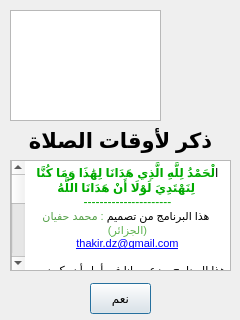
<?xml version="1.0" encoding="UTF-8"?>
<ui version="4.0">
 <class>AboutClass</class>
 <widget class="QDialog" name="AboutClass">
  <property name="geometry">
   <rect>
    <x>0</x>
    <y>0</y>
    <width>240</width>
    <height>320</height>
   </rect>
  </property>
  <property name="minimumSize">
   <size>
    <width>240</width>
    <height>320</height>
   </size>
  </property>
  <property name="maximumSize">
   <size>
    <width>240</width>
    <height>320</height>
   </size>
  </property>
  <property name="windowTitle">
   <string>حول البرنامج</string>
  </property>
  <property name="layoutDirection">
   <enum>Qt::RightToLeft</enum>
  </property>
  <property name="locale">
   <locale language="Arabic" country="Algeria"/>
  </property>
  <widget class="QLabel" name="labelIcon">
   <property name="geometry">
    <rect>
     <x>160</x>
     <y>19</y>
     <width>81</width>
     <height>91</height>
    </rect>
   </property>
   <property name="sizePolicy">
    <sizepolicy hsizetype="Fixed" vsizetype="Fixed">
     <horstretch>0</horstretch>
     <verstretch>0</verstretch>
    </sizepolicy>
   </property>
   <property name="minimumSize">
    <size>
     <width>0</width>
     <height>0</height>
    </size>
   </property>
   <property name="maximumSize">
    <size>
     <width>160</width>
     <height>160</height>
    </size>
   </property>
   <property name="pixmap">
    <pixmap resource="qtresource.qrc">:/icons/thakir_prayer_times.ico</pixmap>
   </property>
   <property name="scaledContents">
    <bool>true</bool>
   </property>
   <property name="wordWrap">
    <bool>false</bool>
   </property>
   <property name="margin">
    <number>10</number>
   </property>
   <property name="textInteractionFlags">
    <set>Qt::NoTextInteraction</set>
   </property>
  </widget>
  <widget class="QLabel" name="labelName">
   <property name="geometry">
    <rect>
     <x>10</x>
     <y>120</y>
     <width>221</width>
     <height>41</height>
    </rect>
   </property>
   <property name="text">
    <string>&lt;!DOCTYPE HTML PUBLIC &quot;-//W3C//DTD HTML 4.0//EN&quot; &quot;http://www.w3.org/TR/REC-html40/strict.dtd&quot;&gt;
&lt;html&gt;&lt;head&gt;&lt;meta name=&quot;qrichtext&quot; content=&quot;1&quot; /&gt;&lt;style type=&quot;text/css&quot;&gt;
p, li { white-space: pre-wrap; }
&lt;/style&gt;&lt;/head&gt;&lt;body style=&quot; font-family:'MS Shell Dlg 2'; font-size:8.25pt; font-weight:400; font-style:normal;&quot;&gt;
&lt;p align=&quot;center&quot; style=&quot; margin-top:0px; margin-bottom:0px; margin-left:0px; margin-right:0px; -qt-block-indent:0; text-indent:0px;&quot;&gt;&lt;span style=&quot; font-size:16pt; font-weight:600;&quot;&gt;ذكر لأوقات الصلاة&lt;/span&gt;&lt;/p&gt;&lt;/body&gt;&lt;/html&gt;</string>
   </property>
  </widget>
  <widget class="QPushButton" name="pushButton_exit_about">
   <property name="geometry">
    <rect>
     <x>90</x>
     <y>283</y>
     <width>61</width>
     <height>31</height>
    </rect>
   </property>
   <property name="cursor">
    <cursorShape>PointingHandCursor</cursorShape>
   </property>
   <property name="layoutDirection">
    <enum>Qt::LeftToRight</enum>
   </property>
   <property name="text">
    <string>نعم</string>
   </property>
   <property name="icon">
    <iconset resource="qtresource.qrc">
     <normaloff>:/icons/ok.png</normaloff>:/icons/ok.png</iconset>
   </property>
  </widget>
  <widget class="QTextBrowser" name="textBrowser_about">
   <property name="geometry">
    <rect>
     <x>10</x>
     <y>160</y>
     <width>221</width>
     <height>111</height>
    </rect>
   </property>
   <property name="frameShape">
    <enum>QFrame::StyledPanel</enum>
   </property>
   <property name="frameShadow">
    <enum>QFrame::Sunken</enum>
   </property>
   <property name="html">
    <string>&lt;!DOCTYPE HTML PUBLIC &quot;-//W3C//DTD HTML 4.0//EN&quot; &quot;http://www.w3.org/TR/REC-html40/strict.dtd&quot;&gt;
&lt;html&gt;&lt;head&gt;&lt;meta name=&quot;qrichtext&quot; content=&quot;1&quot; /&gt;&lt;style type=&quot;text/css&quot;&gt;
p, li { white-space: pre-wrap; }
&lt;/style&gt;&lt;/head&gt;&lt;body style=&quot; font-family:'MS Shell Dlg 2'; font-size:8.25pt; font-weight:400; font-style:normal;&quot;&gt;
&lt;p align=&quot;center&quot; style=&quot; margin-top:0px; margin-bottom:0px; margin-left:0px; margin-right:0px; -qt-block-indent:0; text-indent:0px;&quot;&gt;&lt;span style=&quot; font-size:9pt;&quot;&gt;ا&lt;/span&gt;&lt;span style=&quot; font-size:9pt; font-weight:600; color:#00aa00;&quot;&gt;لْحَمْدُ لِلَّهِ الَّذِي هَدَانَا لِهَٰذَا وَمَا كُنَّا لِنَهْتَدِيَ لَوْلَا أَنْ هَدَانَا اللَّهُ&lt;/span&gt;&lt;span style=&quot; font-size:7pt; font-weight:600; color:#00aa00;&quot;&gt; &lt;/span&gt;&lt;/p&gt;
&lt;p align=&quot;center&quot; style=&quot; margin-top:0px; margin-bottom:0px; margin-left:0px; margin-right:0px; -qt-block-indent:0; text-indent:0px;&quot;&gt;&lt;span style=&quot; font-size:9pt; color:#00aa00;&quot;&gt;----------------------&lt;/span&gt;&lt;/p&gt;
&lt;p align=&quot;center&quot; style=&quot; margin-top:0px; margin-bottom:0px; margin-left:0px; margin-right:0px; -qt-block-indent:0; text-indent:0px;&quot;&gt;&lt;span style=&quot; font-size:8pt; color:#000000;&quot;&gt;هذا البرنامج من تصميم&lt;/span&gt;&lt;span style=&quot; font-size:8pt; color:#5bb14e;&quot;&gt; : &lt;/span&gt;&lt;span style=&quot; font-size:8pt; color:#529f46;&quot;&gt;محمد&lt;/span&gt;&lt;span style=&quot; font-size:8pt; color:#5bb14e;&quot;&gt; &lt;/span&gt;&lt;span style=&quot; font-size:8pt; color:#529f46;&quot;&gt;حفيان &lt;/span&gt;&lt;/p&gt;
&lt;p align=&quot;center&quot; style=&quot; margin-top:0px; margin-bottom:0px; margin-left:0px; margin-right:0px; -qt-block-indent:0; text-indent:0px;&quot;&gt;&lt;span style=&quot; font-size:8pt; color:#5bb14e;&quot;&gt;(الجزائر)&lt;/span&gt;&lt;/p&gt;
&lt;p align=&quot;center&quot; style=&quot; margin-top:0px; margin-bottom:0px; margin-left:0px; margin-right:0px; -qt-block-indent:0; text-indent:0px;&quot;&gt;&lt;a href=&quot;thakir.dz@gmail.com&quot;&gt;&lt;span style=&quot; font-size:8pt; text-decoration: underline; color:#0000ff;&quot;&gt;thakir.dz@gmail.com&lt;/span&gt;&lt;/a&gt;&lt;/p&gt;
&lt;p align=&quot;right&quot; style=&quot;-qt-paragraph-type:empty; margin-top:0px; margin-bottom:0px; margin-left:0px; margin-right:0px; -qt-block-indent:0; text-indent:0px; font-size:8pt;&quot;&gt;&lt;br /&gt;&lt;/p&gt;
&lt;p align=&quot;right&quot; style=&quot; margin-top:0px; margin-bottom:0px; margin-left:0px; margin-right:0px; -qt-block-indent:0; text-indent:0px;&quot;&gt;&lt;span style=&quot; font-size:8pt;&quot;&gt;هذا البرنامج يوزع مجانا في أمل أن يكون نافعا بإذن الله&lt;/span&gt;&lt;/p&gt;
&lt;p align=&quot;right&quot; style=&quot; margin-top:0px; margin-bottom:0px; margin-left:0px; margin-right:0px; -qt-block-indent:0; text-indent:0px;&quot;&gt;&lt;span style=&quot; font-size:8pt;&quot;&gt;لكنه غير مصحوب بأية ضمانة، &lt;/span&gt;&lt;span style=&quot; font-size:8pt; text-decoration: underline; color:#43ca4c;&quot;&gt;لا تنسونا من صالح دعائكم&lt;/span&gt;&lt;/p&gt;
&lt;p align=&quot;right&quot; style=&quot;-qt-paragraph-type:empty; margin-top:0px; margin-bottom:0px; margin-left:0px; margin-right:0px; -qt-block-indent:0; text-indent:0px; font-size:8pt;&quot;&gt;&lt;br /&gt;&lt;/p&gt;
&lt;p align=&quot;right&quot; style=&quot; margin-top:0px; margin-bottom:0px; margin-left:0px; margin-right:0px; -qt-block-indent:0; text-indent:0px; -qt-user-state:0;&quot;&gt;&lt;span style=&quot; font-size:8pt;&quot;&gt;إذا كان أي اختلاف في أوقات الصلاة مقارنة مع أذان أقرب مسجد يرجى الاتصال بي في البريد الإلكتروني لكي أصحح الخطأ بإذن الله&lt;/span&gt;&lt;/p&gt;
&lt;p align=&quot;right&quot; style=&quot;-qt-paragraph-type:empty; margin-top:0px; margin-bottom:0px; margin-left:0px; margin-right:0px; -qt-block-indent:0; text-indent:0px; font-size:8pt;&quot;&gt;&lt;br /&gt;&lt;/p&gt;
&lt;p align=&quot;right&quot; style=&quot; margin-top:0px; margin-bottom:0px; margin-left:0px; margin-right:0px; -qt-block-indent:0; text-indent:0px;&quot;&gt;&lt;span style=&quot; font-size:8pt;&quot;&gt;ترقبوا ميزات جديدة في الإصدار المقبل للبرنامج بإذن الله &lt;/span&gt;&lt;/p&gt;
&lt;p align=&quot;right&quot; style=&quot;-qt-paragraph-type:empty; margin-top:0px; margin-bottom:0px; margin-left:0px; margin-right:0px; -qt-block-indent:0; text-indent:0px; font-size:8pt;&quot;&gt;&lt;br /&gt;&lt;/p&gt;
&lt;p align=&quot;right&quot; style=&quot; margin-top:0px; margin-bottom:0px; margin-left:0px; margin-right:0px; -qt-block-indent:0; text-indent:0px;&quot;&gt;&lt;span style=&quot; font-size:8pt;&quot;&gt;    أي خطأ في البرنامج (بﭪ) من فضلكم  إتصلوا  بي في البريد الإلكتروني الموجود في الأعلى&lt;/span&gt;&lt;/p&gt;&lt;/body&gt;&lt;/html&gt;</string>
   </property>
   <property name="openExternalLinks">
    <bool>true</bool>
   </property>
   <property name="openLinks">
    <bool>false</bool>
   </property>
  </widget>
  <widget class="QTextBrowser" name="textBrowser_version">
   <property name="geometry">
    <rect>
     <x>10</x>
     <y>10</y>
     <width>151</width>
     <height>111</height>
    </rect>
   </property>
   <property name="frameShape">
    <enum>QFrame::StyledPanel</enum>
   </property>
   <property name="frameShadow">
    <enum>QFrame::Sunken</enum>
   </property>
   <property name="html">
    <string>&lt;!DOCTYPE HTML PUBLIC &quot;-//W3C//DTD HTML 4.0//EN&quot; &quot;http://www.w3.org/TR/REC-html40/strict.dtd&quot;&gt;
&lt;html&gt;&lt;head&gt;&lt;meta name=&quot;qrichtext&quot; content=&quot;1&quot; /&gt;&lt;style type=&quot;text/css&quot;&gt;
p, li { white-space: pre-wrap; }
&lt;/style&gt;&lt;/head&gt;&lt;body style=&quot; font-family:'MS Shell Dlg 2'; font-size:8.25pt; font-weight:400; font-style:normal;&quot;&gt;
&lt;p align=&quot;right&quot; style=&quot;-qt-paragraph-type:empty; margin-top:0px; margin-bottom:0px; margin-left:0px; margin-right:0px; -qt-block-indent:0; text-indent:0px; font-size:8pt;&quot;&gt;&lt;br /&gt;&lt;/p&gt;&lt;/body&gt;&lt;/html&gt;</string>
   </property>
   <property name="openExternalLinks">
    <bool>true</bool>
   </property>
   <property name="openLinks">
    <bool>false</bool>
   </property>
  </widget>
 </widget>
 <resources>
  <include location="qtresource.qrc"/>
 </resources>
 <connections>
  <connection>
   <sender>pushButton_exit_about</sender>
   <signal>clicked()</signal>
   <receiver>AboutClass</receiver>
   <slot>close()</slot>
   <hints>
    <hint type="sourcelabel">
     <x>126</x>
     <y>301</y>
    </hint>
    <hint type="destinationlabel">
     <x>203</x>
     <y>291</y>
    </hint>
   </hints>
  </connection>
 </connections>
</ui>
